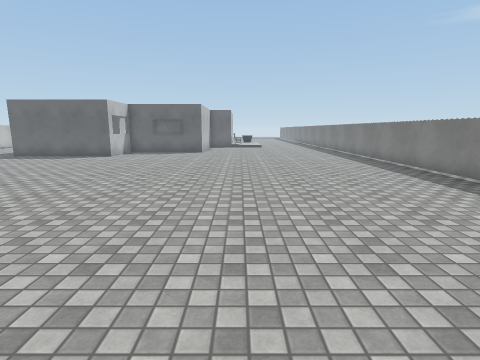
[1] (above)

21 first-person views from a walk through a 3-D level made in the Unity game engine. The camera is 1.5 m above the floor, tilts 10° down and sees 80° across. The floor is counted in squares, 1 m on a side. Each view is taken from the middle of a square. On the plan, view 1 faces up. The plan holds only what a view shows up to about 14 squares ahead; the rest is blank. The place goes on beyond the plan. The player is left out. Door leaves are left out, so doorways stand open. Surface patterns are stand-ins for the level's own textures.

[2]
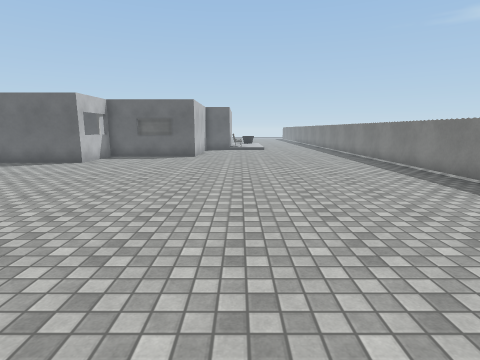

[3]
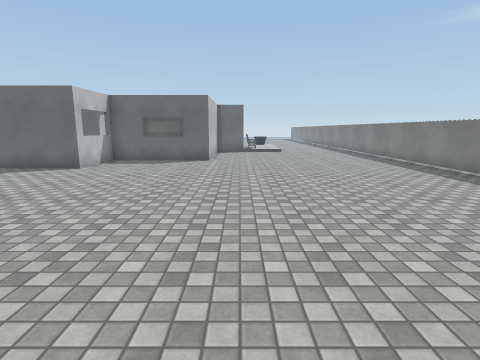

[4]
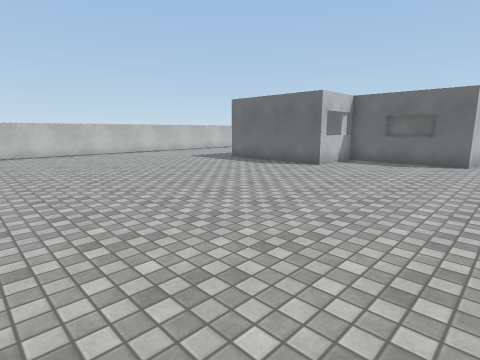

[5]
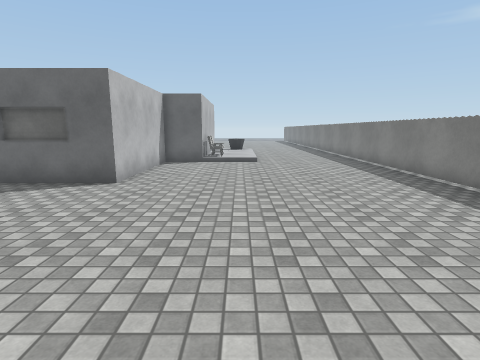

[6]
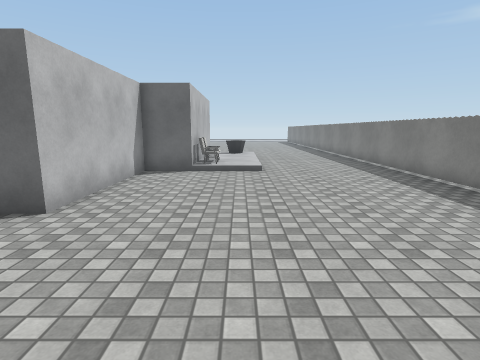

[7]
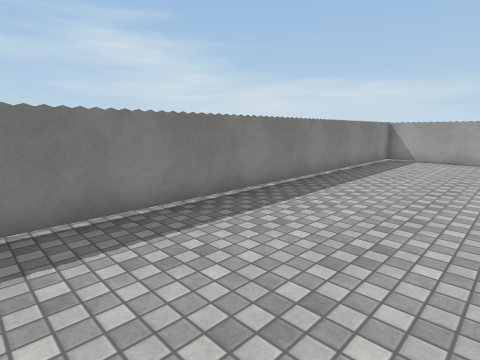

[8]
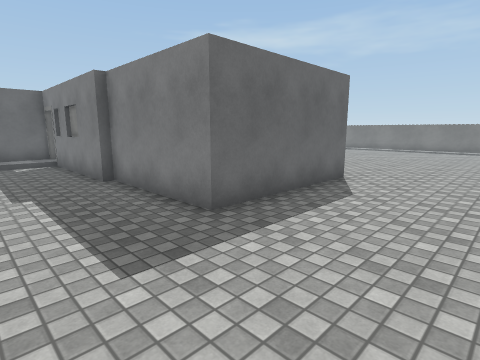

[9]
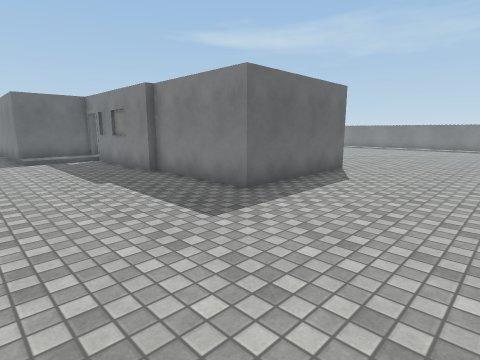

[10]
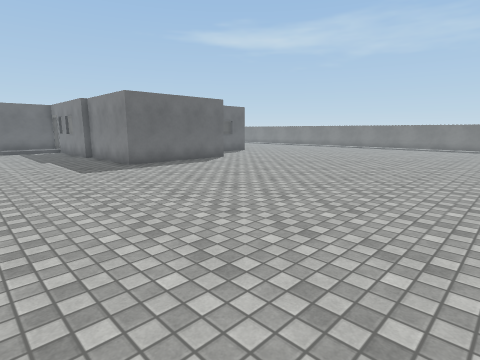

[11]
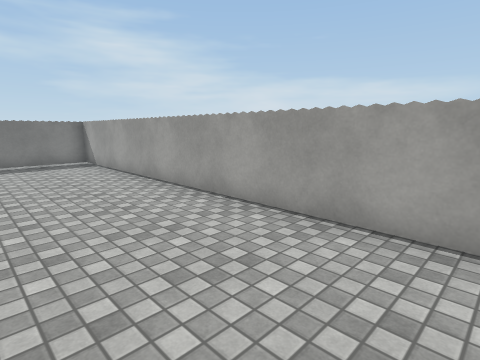

[12]
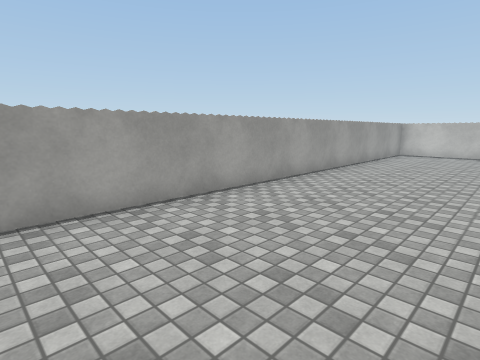

[13]
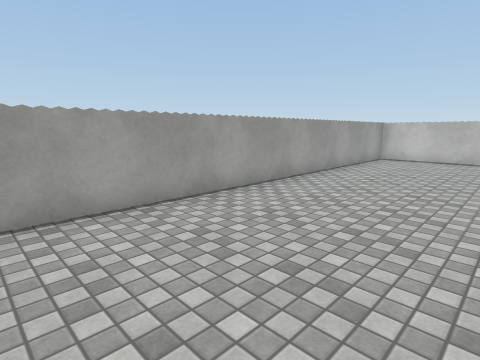

[14]
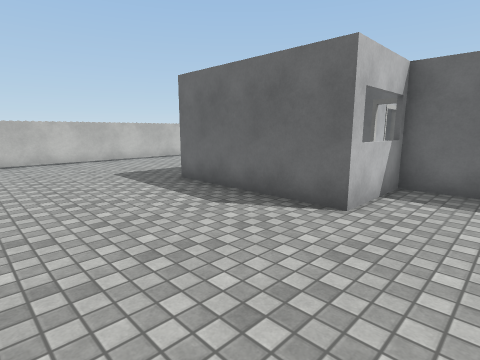

[15]
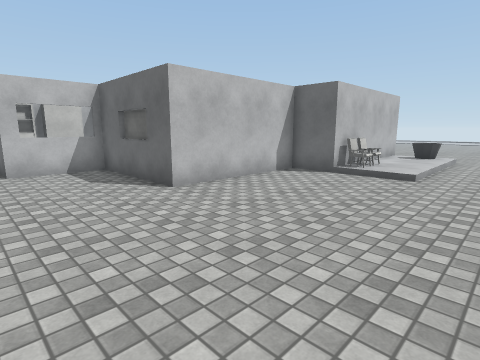

[16]
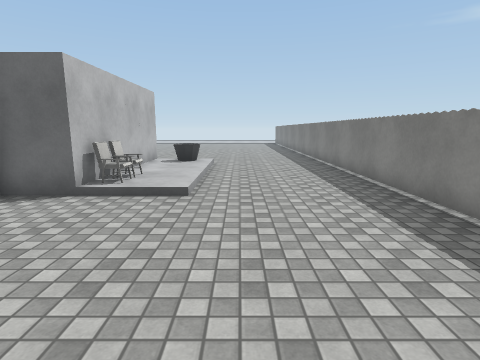

[17]
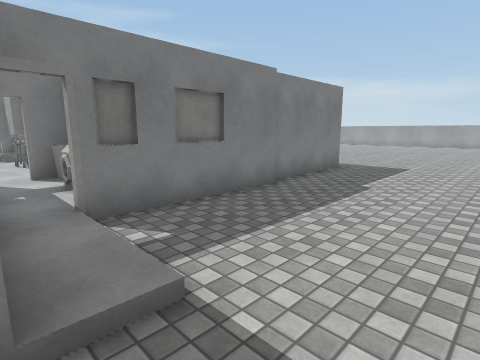

[18]
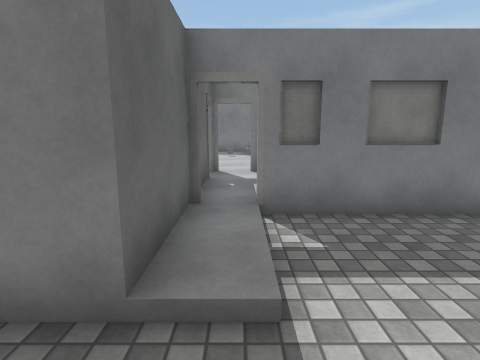

[19]
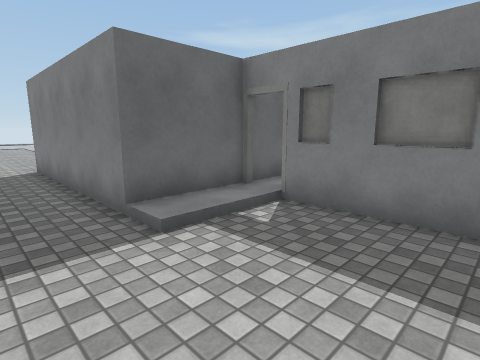

[20]
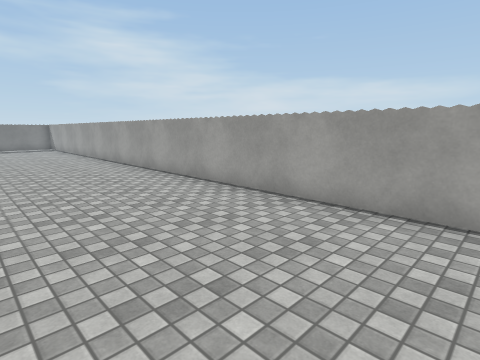

[21]
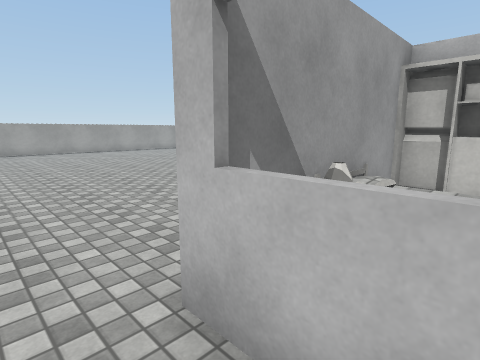

### Floor plan
Points are (right, up) in squares from view 1. A wall is a line through its corners. A room is listed if a view was taken in it or the views show most of it. See-through windows are left out.
Room 1 (views 1, 2, 3, 4, 5, 6, 7, 8, 9, 10, 11, 12, 13, 14, 15, 16, 17, 18, 19, 20, 21)
walls: (-11.4, 16.1) (-12.7, 16.1) (-12.7, 18.6); (-3.8, 19.2) (-5.8, 19.2); (-12.7, 19.6) (-12.7, 20.6); (-13, 20.6) (-13, 25.8); (-2.5, 24.5) (-2.5, 19) (-7.2, 19) (-7.2, 16.1) (-10.4, 16.1); (-13, 26.9) (-16, 26.9); (-0.7, 28.5) (-0.7, 24.4) (-1.5, 24.4); (-18.5, -2.2) (6.9, -2.2) (6.9, 28.5); (-16, 26.5) (-16, 28.5)
ways out: open door at (-13, 26)
objects: chair (0, 25); chair (0, 26)

Where each view was taken, in squares from view 1:
view 1: 0 up, 0 right, facing up
view 2: 3 up, 0 right, facing up
view 3: 5 up, 1 left, facing up
view 4: 5 up, 1 left, facing up-left
view 5: 11 up, 1 right, facing up
view 6: 14 up, 1 right, facing up
view 7: 13 up, 2 right, facing down-right
view 8: 12 up, 16 left, facing up-right
view 9: 11 up, 18 left, facing up-right
view 10: 4 up, 18 left, facing up-right
view 11: 2 up, 7 left, facing down-right
view 12: 3 up, 1 left, facing down-left
view 13: 3 up, 4 left, facing down-left
view 14: 11 up, 5 left, facing up-left
view 15: 15 up, 4 right, facing up-left
view 16: 18 up, 3 right, facing up
view 17: 27 up, 18 left, facing down-right
view 18: 26 up, 18 left, facing right
view 19: 22 up, 18 left, facing up-right
view 20: 3 up, 18 left, facing down-right
view 21: 18 up, 6 left, facing down-left
